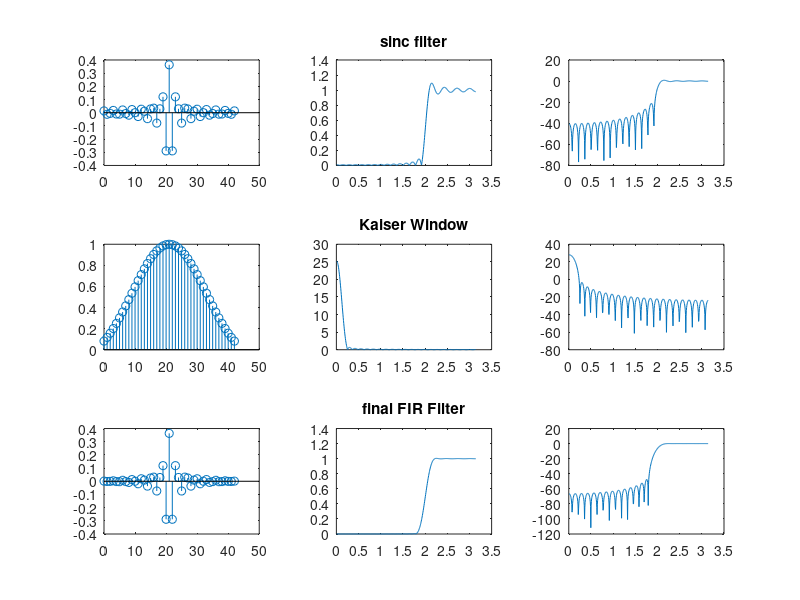
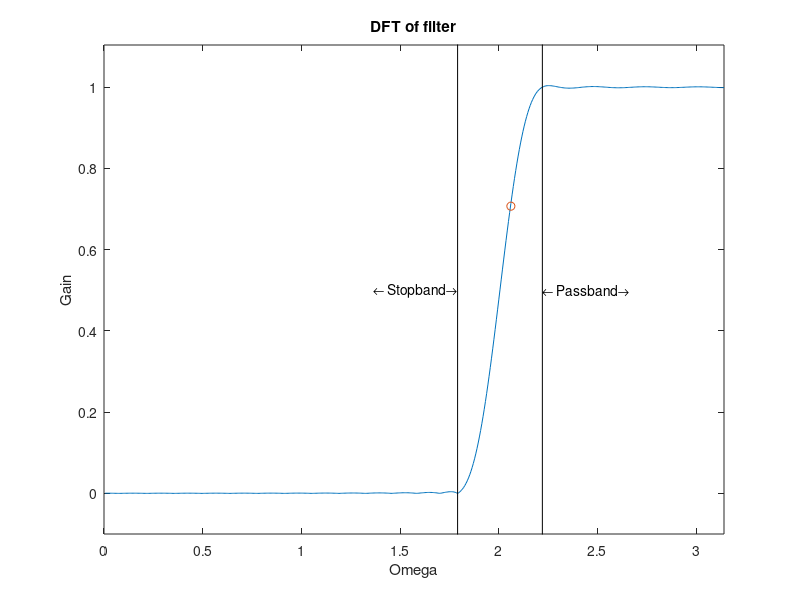

Reproduce these figures in MATLAB, in order.
clear all, close all, clc

wp = 2.2;
ws = 1.8;
wc = 2.0;
dp = 0.05;
ds = 0.005;

DFT_PTS = 1024; %number of DFT point

d = min(dp,ds);
A = -20*log10(d);
N = ceil(1+ (A-8)/(2.285*(abs(ws-wp))));
if A>50
    B = 0.1102*(A-8.7);
elseif A>=21 & A<=50
    B = 0.5842*(A-21)^0.4 + 0.07886*(A-21);
else
    B = 0;
end

w = kaiser(N,B);
W = abs(fftshift(fft(w,DFT_PTS)));
W = W(DFT_PTS/2+1:end);
W_dB = 20*log10(W);

n = 0:N-1; %sample no
fn = pi/(DFT_PTS/2):pi/(DFT_PTS/2):pi;

hc = sinc((n-(N-1)/2)) - wc/pi*sinc(wc/pi*(n-(N-1)/2));
Hc = abs(fftshift(fft(hc,DFT_PTS)));
Hc = Hc(DFT_PTS/2+1:end);
Hc_dB = 20*log10(Hc);

h = hc.*w';
H = abs(fftshift(fft(h,DFT_PTS)));
H = H(DFT_PTS/2+1:end);
H_dB = 20*log10(H);

figure(1)
subplot(331), stem(n,hc)
subplot(332), plot(fn, Hc), title('sinc filter')
subplot(333), plot(fn, Hc_dB)

subplot(334), stem(n,w)
subplot(335), plot(fn, W), title('Kaiser Window')
subplot(336), plot(fn, W_dB)

subplot(337), stem(n,h)
subplot(338), plot(fn, H), title('final FIR Filter')
subplot(339), plot(fn, H_dB)


%% find cutoff, passband, stopband
[cutoff,idx_cutoff] = min(abs(H-2^-0.5));
idx_stop = idx_cutoff;
idx_pass = idx_cutoff;

prev_error = abs(H(idx_cutoff)-1); % find ws
for k = idx_cutoff + 1 : DFT_PTS/2
    error = abs(H(k)-1);
    if error < prev_error
        idx_stop = k;
        prev_error = error;
    else
        break;
    end
end

prev_error = abs(H(idx_cutoff)); % find wp
for k = idx_cutoff - 1 : -1 : 1
    error = abs(H(k));
    if error < prev_error
        idx_pass = k;
        prev_error = error;
    else
        break;
    end
end

Y = [-100,100];
X_pass = [fn(idx_pass), fn(idx_pass)];
X_stop = [fn(idx_stop), fn(idx_stop)];

passband_freq = fn(idx_pass)
stopband_freq = fn(idx_stop)
cutoff_freq = fn(idx_cutoff)

figure(2)
%show entire filter
plot(fn, H), hold on
plot(fn(idx_cutoff),2^-0.5,'o'), hold on
plot(X_pass,Y,'k'), hold on
plot(X_stop,Y,'k'), hold off
title('DFT of filter')
xlabel('Omega'), ylabel('Gain');
xlim([0,pi]),ylim([min(H)-0.1,max(H)+0.1]);
txt1 = '\leftarrow Stopband\rightarrow';
text(X_pass(1),0.5,txt1,'HorizontalAlignment','right');
txt2 = '\leftarrow Passband\rightarrow';
text(X_stop(1),0.5,txt2);
